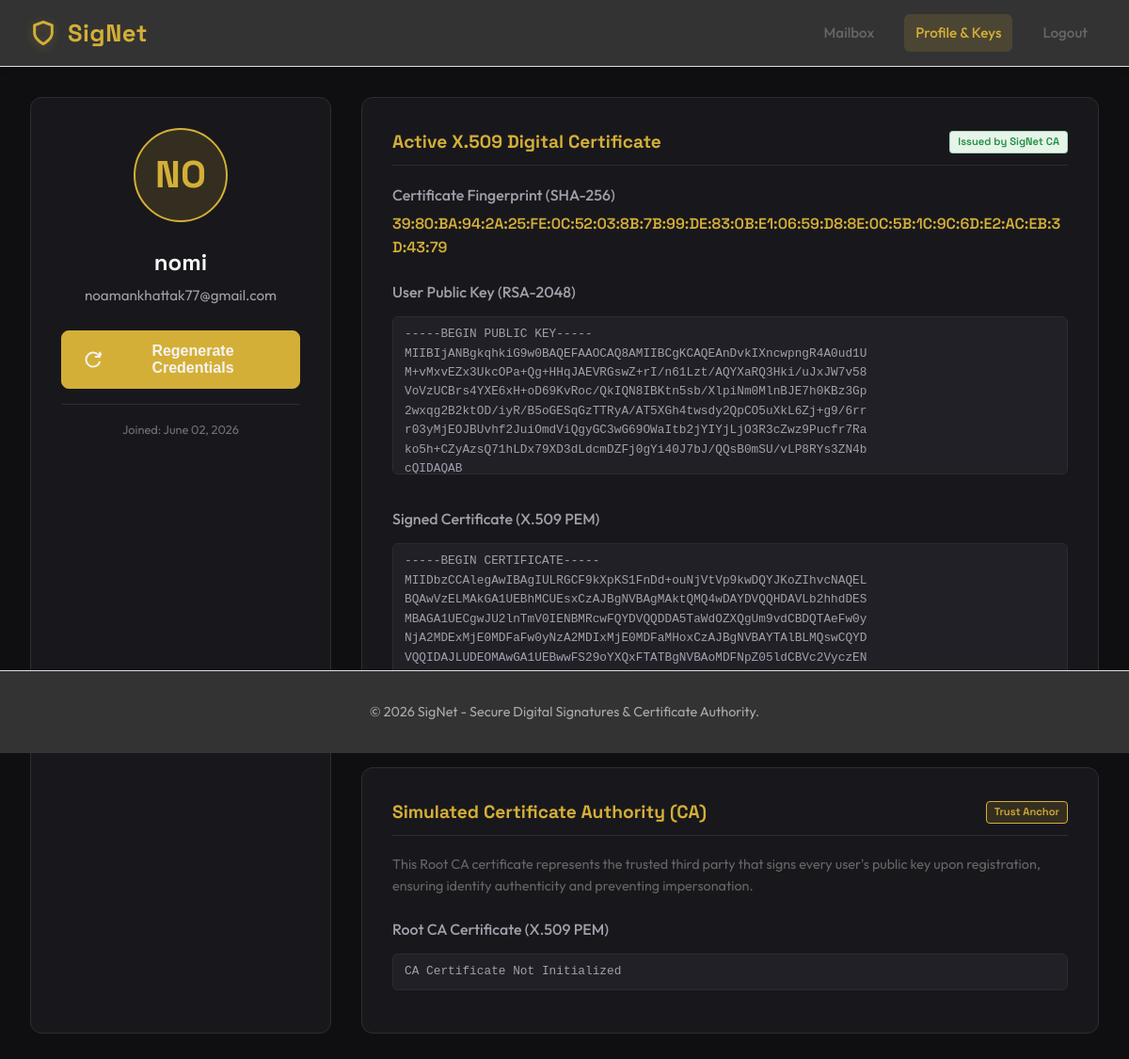
Screenshot of /profile (signed in) with the database file from the repository.
### models.py (models this page shows, shortened)
class User(db.Model):
    __tablename__ = 'users'
    id = db.Column(db.Integer, primary_key=True)
    username = db.Column(db.String(100), nullable=False)
    email = db.Column(db.String(120), unique=True, nullable=False, index=True)
    password_hash = db.Column(db.String(255), nullable=False)
    created_at = db.Column(db.DateTime, default=datetime.utcnow)
    certificates = db.relationship('Certificate', backref='user', lazy=True, cascade="all, delete-orphan")

class Certificate(db.Model):
    __tablename__ = 'certificates'
    id = db.Column(db.Integer, primary_key=True)
    user_id = db.Column(db.Integer, db.ForeignKey('users.id', ondelete="CASCADE"), nullable=False)
    public_key_pem = db.Column(db.Text, nullable=False)
    encrypted_private_key_pem = db.Column(db.Text, nullable=False)
    certificate_pem = db.Column(db.Text, nullable=False)
    fingerprint = db.Column(db.String(100), nullable=False)
    is_active = db.Column(db.Boolean, default=True)
    created_at = db.Column(db.DateTime, default=datetime.utcnow)

### app.py (the view)
@app.route('/profile')
def profile():
    user = get_current_user()
    if not user:
        flash("Please log in to view credentials.", "warning")
        return redirect(url_for('login'))
    cert_rec = Certificate.query.filter_by(user_id=user.id, is_active=True).first()
    ca_cert_pem = "CA Certificate Not Initialized"
    if os.path.exists(crypto.CA_CERT_PATH):
        with open(crypto.CA_CERT_PATH, 'r') as f:
            ca_cert_pem = f.read()
    return render_template('profile.html', user=user, certificate=cert_rec, ca_certificate_pem=ca_cert_pem)

### app.py (called while the page is built)
@app.context_processor
def inject_now():
    return {'now': datetime.utcnow()}

def get_current_user():
    if 'user_id' in session:
        return db.session.get(User, session['user_id'])
    return None

### app/templates/profile.html (shortened to what this page needs)
{% extends "base.html" %}
{% block content %}
<div class="container">
    <div class="profile-grid">
        <div class="profile-card-left">
            <div class="profile-avatar-large">
                {{ user.username[:2].upper() }}
            </div>
            <h1 class="profile-name">{{ user.username }}</h1>
            <p class="profile-email">{{ user.email }}</p>
            <button class="btn btn-primary" onclick="openRegenModal()" style="width: 100%;">
                <svg width="18" height="18" viewBox="0 0 24 24" fill="none" stroke="currentColor" stroke-width="2.5" stroke-linecap="round" stroke-linejoin="round">
                    <path d="M21.5 2v6h-6M21.34 15.57a10 10 0 1 1-.57-8.38l5.67-5.67"></path>
                </svg>
                Regenerate Credentials
            </button>
            <div class="profile-metadata-item">
                Joined: {{ user.created_at.strftime('%B %d, %Y') }}
            </div>
        </div>
        <div class="profile-credentials-right">
            <div class="credential-block">
                <h3>
                    Active X.509 Digital Certificate
                    <span class="badge badge-verified">Issued by SigNet CA</span>
                </h3>
                <div class="credential-block-content">
                    <div>
                        <span class="crypto-label" style="display:block; margin-bottom: 4px;">Certificate Fingerprint (SHA-256)</span>
                        <div class="crypto-value" style="font-weight: 600; color: var(--primary);">{{ certificate.fingerprint if certificate else "N/A" }}</div>
                    </div>
                    <div style="margin-top: 10px;">
                        <span class="crypto-label" style="display:block; margin-bottom: 4px;">User Public Key (RSA-2048)</span>
                        <pre class="crypto-value-mono">{{ certificate.public_key_pem if certificate else "No active public key." }}</pre>
                    </div>
                    <div style="margin-top: 10px;">
                        <span class="crypto-label" style="display:block; margin-bottom: 4px;">Signed Certificate (X.509 PEM)</span>
                        <pre class="crypto-value-mono">{{ certificate.certificate_pem if certificate else "No active certificate." }}</pre>
                    </div>
                </div>
            </div>
            <div class="credential-block">
                <h3>
                    Simulated Certificate Authority (CA)
                    <span class="badge" style="background-color: var(--primary-glow); color: var(--primary); border: 1px solid var(--primary);">Trust Anchor</span>
                </h3>
                <div class="credential-block-content">
                    <p style="margin: 0 0 10px 0; font-size: 0.9rem; color: var(--text-secondary);">
                        This Root CA certificate represents the trusted third party that signs every user's public key upon registration, ensuring identity authenticity and preventing impersonation.
                    </p>
                    <div>
                        <span class="crypto-label" style="display:block; margin-bottom: 4px;">Root CA Certificate (X.509 PEM)</span>
                        <pre class="crypto-value-mono">{{ ca_certificate_pem }}</pre>
                    </div>
                </div>
            </div>
        </div>
    </div>
</div>
{% endblock %}

### app/static/css/style.css (style rules this page uses)
:root { --primary: #d4af37; --primary-hover: #b5952f; --primary-glow: rgba(212, 175, 55, 0.15); --bg-main: #f4f4f4; --bg-card: #ffffff; --bg-sidebar: #ffffff; --bg-input: #f9f9f9; --text-primary: #333333; --text-secondary: #666666; --text-muted: #888888; --border: #e0e0e0; --border-focus: var(--primary); --success: #1e8e3e; --success-bg: #e6f4ea; --success-border: rgba(30, 142, 62, 0.3); --danger: #c0392b; --danger-bg: #fce8e6; --danger-border: rgba(192, 57, 43, 0.3); --info: #3498db; --info-bg: rgba(52, 152, 219, 0.1); --shadow: 0 4px 15px rgba(0, 0, 0, 0.15); --shadow-sm: 0 4px 6px rgba(0, 0, 0, 0.1); --transition: all 0.3s cubic-bezier(0.4, 0, 0.2, 1); }
body { font-family: 'Outfit', -apple-system, BlinkMacSystemFont, "Segoe UI", Roboto, sans-serif; background-color: var(--bg-main); color: var(--text-primary); margin: 0; padding: 0; line-height: 1.6; height: 100vh; display: flex; flex-direction: column; overflow-x: hidden; }
.container { max-width: 1200px; margin: 3rem auto; padding: 0 20px; flex: 1; }
.btn { display: inline-flex; align-items: center; justify-content: center; background-color: var(--border); color: var(--text-primary); border: 1px solid var(--border); padding: 12px 24px; border-radius: 8px; cursor: pointer; font-weight: 600; font-size: 1rem; transition: var(--transition); text-decoration: none; gap: 8px; }
.btn-primary { background-color: var(--primary); color: var(--bg-main); border-color: var(--primary); }
.badge { font-size: 0.7rem; font-weight: 600; padding: 2px 8px; border-radius: 4px; display: inline-block; }
.badge-verified { background-color: var(--success-bg); color: var(--success); border: 1px solid var(--success-border); }
.crypto-label { color: var(--text-secondary); font-weight: 500; }
.crypto-value { font-family: 'Space Grotesk', monospace; color: var(--text-primary); word-break: break-all; }
.crypto-value-mono { font-family: Courier, monospace; background-color: var(--bg-input); padding: 8px 12px; border-radius: 6px; border: 1px solid var(--border); max-height: 150px; overflow-y: auto; white-space: pre; font-size: 0.8rem; color: var(--text-secondary); }
.profile-grid { display: grid; grid-template-columns: 1fr; gap: 2rem; }
@media (min-width: 768px) { .profile-grid { grid-template-columns: 320px 1fr; } }
.profile-card-left { background: var(--bg-card); border: 1px solid var(--border); border-radius: 12px; padding: 2rem; text-align: center; display: flex; flex-direction: column; align-items: center; }
.profile-avatar-large { width: 96px; height: 96px; border-radius: 50%; background-color: var(--primary-glow); color: var(--primary); border: 2px solid var(--primary); display: flex; align-items: center; justify-content: center; font-size: 2.5rem; font-weight: 700; font-family: 'Space Grotesk', sans-serif; margin-bottom: 1.5rem; }
.profile-name { font-size: 1.5rem; font-weight: 700; font-family: 'Space Grotesk', sans-serif; margin: 0; }
.profile-email { color: var(--text-secondary); margin: 4px 0 1.5rem 0; font-size: 0.95rem; }
.profile-metadata-item { font-size: 0.8rem; color: var(--text-muted); border-top: 1px solid var(--border); width: 100%; padding-top: 1rem; margin-top: 1rem; }
.profile-credentials-right { display: flex; flex-direction: column; gap: 1.5rem; }
.credential-block { background: var(--bg-card); border: 1px solid var(--border); border-radius: 12px; padding: 2rem; }
.credential-block h3 { margin-top: 0; margin-bottom: 1.2rem; color: var(--primary); font-family: 'Space Grotesk', sans-serif; font-size: 1.2rem; border-bottom: 1px solid var(--border); padding-bottom: 8px; display: flex; justify-content: space-between; align-items: center; }
.credential-block-content { display: flex; flex-direction: column; gap: 12px; }
.container:has(.profile-grid) { background-color: #0f0f11; max-width: 100%; margin: 0; padding: 2rem; }
.profile-card-left { background: #18181c; border-color: #2c2c35; }
.profile-name { color: #f5f5f7; }
.profile-email { color: #a0a0ab; }
.profile-metadata-item { color: #6f6f79; border-top-color: #2c2c35; }
.credential-block { background: #18181c; border-color: #2c2c35; }
.credential-block h3 { border-bottom-color: #2c2c35; }
.credential-block-content p { color: #a0a0ab; }
.credential-block .crypto-label { color: #a0a0ab; }
.credential-block .crypto-value-mono { background-color: #202026; border-color: #2c2c35; color: #a0a0ab; }
.credential-block .crypto-value { color: #f5f5f7; }
body:has(.profile-grid) { background-color: #0f0f11; }

### rows the page displays
User: username "NO", username "nomi", email "noamankhattak77@gmail.com", created_at "June 02, 2026"
Certificate: fingerprint "39:80:BA:94:2A:25:FE:0C:52:03:8B:7B:99:DE:83:0B:E1:06:59:D8:8E:0C:5B:1C:9C:6D:E2:AC:EB:3D:43:79", public_key_pem "-----BEGIN PUBLIC KEY----- MIIBIjANBgkqhkiG9w0BAQEFAAOCAQ8AMIIBCgKCAQEAnDvkIXncwpngR4A0ud1U M+vMxvEZx3UkcOPa+Qg+HHqJAEVRGswZ+rI/n61Lzt/AQYXaRQ3Hki/uJxJW7v58 VoVzUCBrs4YXE6xH+oD69KvRoc/QkIQN8IBKtn5sb/XlpiNm0MlnBJE7h0KBz3Gp 2wxqg2B2ktOD/iyR/B5oGESqGzTTRyA/AT5XGh4twsdy2QpCO5uXkL6Zj+g9/6rr r03yMjEOJBUvhf2JuiOmdViQgyGC3wG69OWaItb2jYIYjLjO3R3cZwz9Pucfr7Ra ko5h+CZyAzsQ71hLDx79XD3dLdcmDZFj0gYi40J7bJ/QQsB0mSU/vLP8RYs3ZN4b cQIDAQAB…", certificate_pem "-----BEGIN CERTIFICATE----- MIIDbzCCAlegAwIBAgIULRGCF9kXpKS1FnDd+ouNjVtVp9kwDQYJKoZIhvcNAQEL BQAwVzELMAkGA1UEBhMCUEsxCzAJBgNVBAgMAktQMQ4wDAYDVQQHDAVLb2hhdDES MBAGA1UECgwJU2lnTmV0IENBMRcwFQYDVQQDDA5TaWdOZXQgUm9vdCBDQTAeFw0y NjA2MDExMjE0MDFaFw0yNzA2MDIxMjE0MDFaMHoxCzAJBgNVBAYTAlBLMQswCQYD VQQIDAJLUDEOMAwGA1UEBwwFS29oYXQxFTATBgNVBAoMDFNpZ05ldCBVc2VyczEN…"

### other values shown
{{ ca_certificate_pem }} "CA Certificate Not Initialized"
